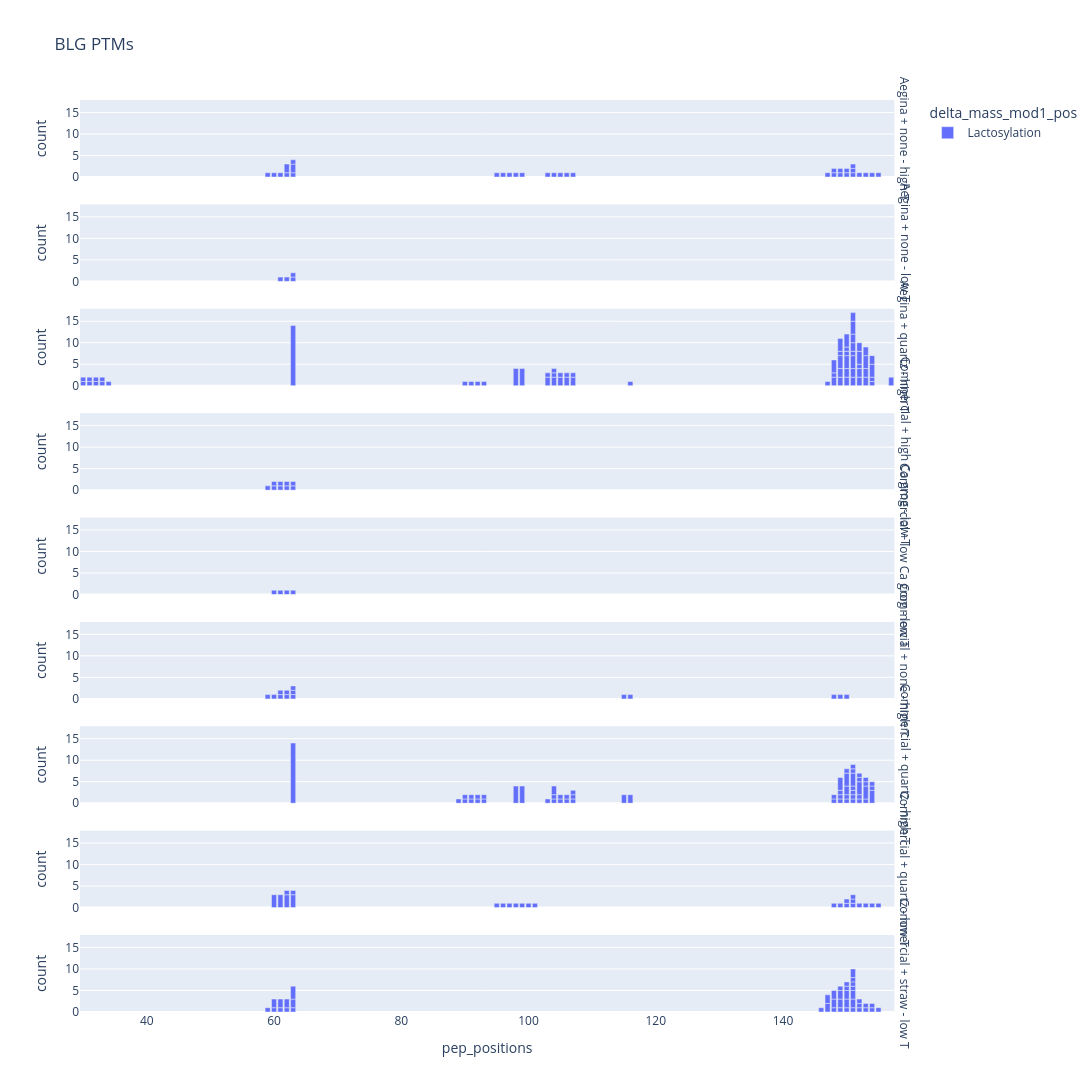

The cell this chart's notebook holds for it:
### Code cell
int_fig_2 = px.bar(
    psm_long.query('prot_id == "sp|P02754|LACB_BOVIN" and (delta_mass_mod1_pos == "Lactosylation" or delta_mass_mod2_pos == "Lactosylation")'),
    x="pep_positions", y="count", color="delta_mass_mod1_pos", title="BLG PTMs",
    facet_row='label', width=1500, height=1500, hover_data=['delta_mass_mod1_pos', 'pep_letters'],
)
int_fig_2.for_each_annotation(lambda a: a.update(text=a.text.split("=")[-1]))
int_fig_2.show()

### Figure 1 — Plotly figure (JSON) as saved in the notebook; plotly's stock layout.template omitted (floating-point values rounded to 4 significant figures; data arrays with more than 128 entries replaced by an {"elided": "..."} marker saying what was removed)
{"data": [{"customdata": [["Lactosylation", "V"], ["Lactosylation", "E"], ["Lactosylation", "E"], ["Lactosylation", "L"], ["Lactosylation", "L"], ["Lactosylation", "K"], ["Lactosylation", "K"], ["Lactosylation", "K"], ["Lactosylation", "P"], ["Lactosylation", "A"], ["Lactosylation", "V"], ["Lactosylation", "F"], ["Lactosylation", "K"], ["Lactosylation", "L"], ["Lactosylation", "N"], ["Lactosylation", "E"], ["Lactosylation", "N"], ["Lactosylation", "K"], ["Lactosylation", "E"], ["Lactosylation", "A"], ["Lactosylation", "A"], ["Lactosylation", "L"], ["Lactosylation", "L"], ["Lactosylation", "E"], ["Lactosylation", "E"], ["Lactosylation", "K"], ["Lactosylation", "K"], ["Lactosylation", "K"], ["Lactosylation", "F"], ["Lactosylation", "D"], ["Lactosylation", "K"], ["Lactosylation", "A"]], "hovertemplate": "delta_mass_mod1_pos=%{customdata[0]}<br>label=Aegina + none - high T<br>pep_positions=%{x}<br>count=%{y}<br>pep_letters=%{customdata[1]}<extra></extra>", "legendgroup": "Lactosylation", "marker": {"color": "#636efa", "pattern": {"shape": ""}}, "name": "Lactosylation", "orientation": "v", "showlegend": true, "textposition": "auto", "type": "bar", "x": [59, 60, 61, 62, 62, 63, 63, 63, 95, 96, 97, 98, 99, 103, 104, 105, 106, 107, 147, 148, 148, 149, 149, 150, 150, 151, 151, 151, 152, 153, 154, 155], "xaxis": "x9", "y": [1, 1, 1, 1, 2, 1, 2, 1, 1, 1, 1, 1, 1, 1, 1, 1, 1, 1, 1, 1, 1, 1, 1, 1, 1, 1, 1, 1, 1, 1, 1, 1], "yaxis": "y9"}, {"customdata": [["Lactosylation", "E"], ["Lactosylation", "L"], ["Lactosylation", "K"], ["Lactosylation", "K"]], "hovertemplate": "delta_mass_mod1_pos=%{customdata[0]}<br>label=Aegina + none - low T<br>pep_positions=%{x}<br>count=%{y}<br>pep_letters=%{customdata[1]}<extra></extra>", "legendgroup": "Lactosylation", "marker": {"color": "#636efa", "pattern": {"shape": ""}}, "name": "Lactosylation", "orientation": "v", "showlegend": false, "textposition": "auto", "type": "bar", "x": [61, 62, 63, 63], "xaxis": "x8", "y": [1, 1, 1, 1], "yaxis": "y8"}, {"customdata": {"elided": "65x2 str values"}, "hovertemplate": "delta_mass_mod1_pos=%{customdata[0]}<br>label=Aegina + quartz - high T<br>pep_positions=%{x}<br>count=%{y}<br>pep_letters=%{customdata[1]}<extra></extra>", "legendgroup": "Lactosylation", "marker": {"color": "#636efa", "pattern": {"shape": ""}}, "name": "Lactosylation", "orientation": "v", "showlegend": false, "textposition": "auto", "type": "bar", "x": [30, 30, 31, 31, 32, 32, 33, 33, 34, 63, 90, 91, 92, 93, 98, 99, 103, 103, 104, 104, 104, 105, 105, 106, 106, 107, 107, 116, 147, 148, 148, 148, 149, 149, 149, 149, 149, 150, 150, 150, 150, 150, 150, 151, 151, 151, 151, 151, 151, 151, 151, 152, 152, 152, 152, 152, 153, 153, 153, 153, 154, 154, 154, 154, 157], "xaxis": "x7", "y": [1, 1, 1, 1, 1, 1, 1, 1, 1, 14, 1, 1, 1, 1, 4, 4, 2, 1, 2, 1, 1, 2, 1, 2, 1, 2, 1, 1, 1, 2, 1, 3, 2, 2, 3, 1, 3, 2, 2, 3, 1, 1, 3, 2, 2, 3, 1, 2, 2, 3, 2, 2, 2, 1, 3, 2, 2, 2, 3, 2, 1, 1, 3, 2, 2], "yaxis": "y7"}, {"customdata": [["Lactosylation", "V"], ["Lactosylation", "E"], ["Lactosylation", "E"], ["Lactosylation", "E"], ["Lactosylation", "E"], ["Lactosylation", "L"], ["Lactosylation", "L"], ["Lactosylation", "K"], ["Lactosylation", "K"]], "hovertemplate": "delta_mass_mod1_pos=%{customdata[0]}<br>label=Commercial + high Ca grog - low T<br>pep_positions=%{x}<br>count=%{y}<br>pep_letters=%{customdata[1]}<extra></extra>", "legendgroup": "Lactosylation", "marker": {"color": "#636efa", "pattern": {"shape": ""}}, "name": "Lactosylation", "orientation": "v", "showlegend": false, "textposition": "auto", "type": "bar", "x": [59, 60, 60, 61, 61, 62, 62, 63, 63], "xaxis": "x6", "y": [1, 1, 1, 1, 1, 1, 1, 1, 1], "yaxis": "y6"}, {"customdata": [["Lactosylation", "E"], ["Lactosylation", "E"], ["Lactosylation", "L"], ["Lactosylation", "K"]], "hovertemplate": "delta_mass_mod1_pos=%{customdata[0]}<br>label=Commercial + low Ca grog - low T<br>pep_positions=%{x}<br>count=%{y}<br>pep_letters=%{customdata[1]}<extra></extra>", "legendgroup": "Lactosylation", "marker": {"color": "#636efa", "pattern": {"shape": ""}}, "name": "Lactosylation", "orientation": "v", "showlegend": false, "textposition": "auto", "type": "bar", "x": [60, 61, 62, 63], "xaxis": "x5", "y": [1, 1, 1, 1], "yaxis": "y5"}, {"customdata": [["Lactosylation", "V"], ["Lactosylation", "E"], ["Lactosylation", "E"], ["Lactosylation", "E"], ["Lactosylation", "L"], ["Lactosylation", "L"], ["Lactosylation", "K"], ["Lactosylation", "K"], ["Lactosylation", "K"], ["Lactosylation", "Y"], ["Lactosylation", "K"], ["Lactosylation", "A"], ["Lactosylation", "L"], ["Lactosylation", "E"]], "hovertemplate": "delta_mass_mod1_pos=%{customdata[0]}<br>label=Commercial + none - high T<br>pep_positions=%{x}<br>count=%{y}<br>pep_letters=%{customdata[1]}<extra></extra>", "legendgroup": "Lactosylation", "marker": {"color": "#636efa", "pattern": {"shape": ""}}, "name": "Lactosylation", "orientation": "v", "showlegend": false, "textposition": "auto", "type": "bar", "x": [59, 60, 61, 61, 62, 62, 63, 63, 63, 115, 116, 148, 149, 150], "xaxis": "x4", "y": [1, 1, 1, 1, 1, 1, 1, 1, 1, 1, 1, 1, 1, 1], "yaxis": "y4"}, {"customdata": [["Lactosylation", "K"], ["Lactosylation", "A"], ["Lactosylation", "E"], ["Lactosylation", "E"], ["Lactosylation", "K"], ["Lactosylation", "K"], ["Lactosylation", "T"], ["Lactosylation", "T"], ["Lactosylation", "K"], ["Lactosylation", "K"], ["Lactosylation", "F"], ["Lactosylation", "K"], ["Lactosylation", "L"], ["Lactosylation", "N"], ["Lactosylation", "N"], ["Lactosylation", "N"], ["Lactosylation", "E"], ["Lactosylation", "E"], ["Lactosylation", "N"], ["Lactosylation", "N"], ["Lactosylation", "K"], ["Lactosylation", "K"], ["Lactosylation", "K"], ["Lactosylation", "Y"], ["Lactosylation", "K"], ["Lactosylation", "A"], ["Lactosylation", "A"], ["Lactosylation", "L"], ["Lactosylation", "L"], ["Lactosylation", "L"], ["Lactosylation", "L"], ["Lactosylation", "E"], ["Lactosylation", "E"], ["Lactosylation", "E"], ["Lactosylation", "E"], ["Lactosylation", "E"], ["Lactosylation", "K"], ["Lactosylation", "K"], ["Lactosylation", "K"], ["Lactosylation", "K"], ["Lactosylation", "K"], ["Lactosylation", "K"], ["Lactosylation", "K"], ["Lactosylation", "F"], ["Lactosylation", "F"], ["Lactosylation", "F"], ["Lactosylation", "F"], ["Lactosylation", "F"], ["Lactosylation", "D"], ["Lactosylation", "D"], ["Lactosylation", "D"], ["Lactosylation", "D"], ["Lactosylation", "K"], ["Lactosylation", "K"], ["Lactosylation", "K"]], "hovertemplate": "delta_mass_mod1_pos=%{customdata[0]}<br>label=Commercial + quartz - high T<br>pep_positions=%{x}<br>count=%{y}<br>pep_letters=%{customdata[1]}<extra></extra>", "legendgroup": "Lactosylation", "marker": {"color": "#636efa", "pattern": {"shape": ""}}, "name": "Lactosylation", "orientation": "v", "showlegend": false, "textposition": "auto", "type": "bar", "x": [63, 89, 90, 90, 91, 91, 92, 92, 93, 93, 98, 99, 103, 104, 104, 104, 105, 105, 106, 106, 107, 107, 107, 115, 116, 148, 148, 149, 149, 149, 149, 150, 150, 150, 150, 150, 151, 151, 151, 151, 151, 151, 151, 152, 152, 152, 152, 152, 153, 153, 153, 153, 154, 154, 154], "xaxis": "x3", "y": [14, 1, 1, 1, 1, 1, 1, 1, 1, 1, 4, 4, 1, 1, 1, 2, 1, 1, 1, 1, 1, 1, 1, 2, 2, 1, 1, 1, 1, 1, 3, 1, 1, 2, 3, 1, 1, 1, 1, 1, 3, 1, 1, 1, 1, 3, 1, 1, 1, 3, 1, 1, 3, 1, 1], "yaxis": "y3"}, {"customdata": [["Lactosylation", "E"], ["Lactosylation", "E"], ["Lactosylation", "L"], ["Lactosylation", "L"], ["Lactosylation", "K"], ["Lactosylation", "K"], ["Lactosylation", "P"], ["Lactosylation", "A"], ["Lactosylation", "V"], ["Lactosylation", "F"], ["Lactosylation", "K"], ["Lactosylation", "I"], ["Lactosylation", "D"], ["Lactosylation", "A"], ["Lactosylation", "L"], ["Lactosylation", "E"], ["Lactosylation", "E"], ["Lactosylation", "K"], ["Lactosylation", "K"], ["Lactosylation", "K"], ["Lactosylation", "F"], ["Lactosylation", "D"], ["Lactosylation", "K"], ["Lactosylation", "A"]], "hovertemplate": "delta_mass_mod1_pos=%{customdata[0]}<br>label=Commercial + quartz - low T<br>pep_positions=%{x}<br>count=%{y}<br>pep_letters=%{customdata[1]}<extra></extra>", "legendgroup": "Lactosylation", "marker": {"color": "#636efa", "pattern": {"shape": ""}}, "name": "Lactosylation", "orientation": "v", "showlegend": false, "textposition": "auto", "type": "bar", "x": [60, 61, 62, 62, 63, 63, 95, 96, 97, 98, 99, 100, 101, 148, 149, 150, 150, 151, 151, 151, 152, 153, 154, 155], "xaxis": "x2", "y": [3, 3, 3, 1, 3, 1, 1, 1, 1, 1, 1, 1, 1, 1, 1, 1, 1, 1, 1, 1, 1, 1, 1, 1], "yaxis": "y2"}, {"customdata": [["Lactosylation", "V"], ["Lactosylation", "E"], ["Lactosylation", "E"], ["Lactosylation", "E"], ["Lactosylation", "E"], ["Lactosylation", "L"], ["Lactosylation", "L"], ["Lactosylation", "K"], ["Lactosylation", "K"], ["Lactosylation", "K"], ["Lactosylation", "D"], ["Lactosylation", "E"], ["Lactosylation", "E"], ["Lactosylation", "A"], ["Lactosylation", "A"], ["Lactosylation", "A"], ["Lactosylation", "L"], ["Lactosylation", "L"], ["Lactosylation", "L"], ["Lactosylation", "L"], ["Lactosylation", "E"], ["Lactosylation", "E"], ["Lactosylation", "E"], ["Lactosylation", "E"], ["Lactosylation", "E"], ["Lactosylation", "K"], ["Lactosylation", "K"], ["Lactosylation", "K"], ["Lactosylation", "K"], ["Lactosylation", "K"], ["Lactosylation", "K"], ["Lactosylation", "K"], ["Lactosylation", "F"], ["Lactosylation", "F"], ["Lactosylation", "F"], ["Lactosylation", "D"], ["Lactosylation", "D"], ["Lactosylation", "K"], ["Lactosylation", "K"], ["Lactosylation", "A"]], "hovertemplate": "delta_mass_mod1_pos=%{customdata[0]}<br>label=Commercial + straw - low T<br>pep_positions=%{x}<br>count=%{y}<br>pep_letters=%{customdata[1]}<extra></extra>", "legendgroup": "Lactosylation", "marker": {"color": "#636efa", "pattern": {"shape": ""}}, "name": "Lactosylation", "orientation": "v", "showlegend": false, "textposition": "auto", "type": "bar", "x": [59, 60, 60, 61, 61, 62, 62, 63, 63, 63, 146, 147, 147, 148, 148, 148, 149, 149, 149, 149, 150, 150, 150, 150, 150, 151, 151, 151, 151, 151, 151, 151, 152, 152, 152, 153, 153, 154, 154, 155], "xaxis": "x", "y": [1, 1, 2, 1, 2, 1, 2, 1, 2, 3, 1, 2, 2, 1, 2, 2, 1, 2, 2, 1, 1, 2, 2, 1, 1, 1, 2, 2, 1, 1, 1, 2, 1, 1, 1, 1, 1, 1, 1, 1], "yaxis": "y"}], "layout": {"annotations": [{"font": {}, "showarrow": false, "text": "Commercial + straw - low T", "textangle": 90, "x": 0.98, "xanchor": "left", "xref": "paper", "y": 0.04222, "yanchor": "middle", "yref": "paper"}, {"font": {}, "showarrow": false, "text": "Commercial + quartz - low T", "textangle": 90, "x": 0.98, "xanchor": "left", "xref": "paper", "y": 0.1567, "yanchor": "middle", "yref": "paper"}, {"font": {}, "showarrow": false, "text": "Commercial + quartz - high T", "textangle": 90, "x": 0.98, "xanchor": "left", "xref": "paper", "y": 0.2711, "yanchor": "middle", "yref": "paper"}, {"font": {}, "showarrow": false, "text": "Commercial + none - high T", "textangle": 90, "x": 0.98, "xanchor": "left", "xref": "paper", "y": 0.3856, "yanchor": "middle", "yref": "paper"}, {"font": {}, "showarrow": false, "text": "Commercial + low Ca grog - low T", "textangle": 90, "x": 0.98, "xanchor": "left", "xref": "paper", "y": 0.5, "yanchor": "middle", "yref": "paper"}, {"font": {}, "showarrow": false, "text": "Commercial + high Ca grog - low T", "textangle": 90, "x": 0.98, "xanchor": "left", "xref": "paper", "y": 0.6144, "yanchor": "middle", "yref": "paper"}, {"font": {}, "showarrow": false, "text": "Aegina + quartz - high T", "textangle": 90, "x": 0.98, "xanchor": "left", "xref": "paper", "y": 0.7289, "yanchor": "middle", "yref": "paper"}, {"font": {}, "showarrow": false, "text": "Aegina + none - low T", "textangle": 90, "x": 0.98, "xanchor": "left", "xref": "paper", "y": 0.8433, "yanchor": "middle", "yref": "paper"}, {"font": {}, "showarrow": false, "text": "Aegina + none - high T", "textangle": 90, "x": 0.98, "xanchor": "left", "xref": "paper", "y": 0.9578, "yanchor": "middle", "yref": "paper"}], "barmode": "relative", "height": 1500, "legend": {"title": {"text": "delta_mass_mod1_pos"}, "tracegroupgap": 0}, "title": {"text": "BLG PTMs"}, "width": 1500, "xaxis": {"anchor": "y", "domain": [0, 0.98], "title": {"text": "pep_positions"}}, "xaxis2": {"anchor": "y2", "domain": [0, 0.98], "matches": "x", "showticklabels": false}, "xaxis3": {"anchor": "y3", "domain": [0, 0.98], "matches": "x", "showticklabels": false}, "xaxis4": {"anchor": "y4", "domain": [0, 0.98], "matches": "x", "showticklabels": false}, "xaxis5": {"anchor": "y5", "domain": [0, 0.98], "matches": "x", "showticklabels": false}, "xaxis6": {"anchor": "y6", "domain": [0, 0.98], "matches": "x", "showticklabels": false}, "xaxis7": {"anchor": "y7", "domain": [0, 0.98], "matches": "x", "showticklabels": false}, "xaxis8": {"anchor": "y8", "domain": [0, 0.98], "matches": "x", "showticklabels": false}, "xaxis9": {"anchor": "y9", "domain": [0, 0.98], "matches": "x", "showticklabels": false}, "yaxis": {"anchor": "x", "domain": [0, 0.08444], "title": {"text": "count"}}, "yaxis2": {"anchor": "x2", "domain": [0.1144, 0.1989], "matches": "y", "title": {"text": "count"}}, "yaxis3": {"anchor": "x3", "domain": [0.2289, 0.3133], "matches": "y", "title": {"text": "count"}}, "yaxis4": {"anchor": "x4", "domain": [0.3433, 0.4278], "matches": "y", "title": {"text": "count"}}, "yaxis5": {"anchor": "x5", "domain": [0.4578, 0.5422], "matches": "y", "title": {"text": "count"}}, "yaxis6": {"anchor": "x6", "domain": [0.5722, 0.6567], "matches": "y", "title": {"text": "count"}}, "yaxis7": {"anchor": "x7", "domain": [0.6867, 0.7711], "matches": "y", "title": {"text": "count"}}, "yaxis8": {"anchor": "x8", "domain": [0.8011, 0.8856], "matches": "y", "title": {"text": "count"}}, "yaxis9": {"anchor": "x9", "domain": [0.9156, 1], "matches": "y", "title": {"text": "count"}}}}
